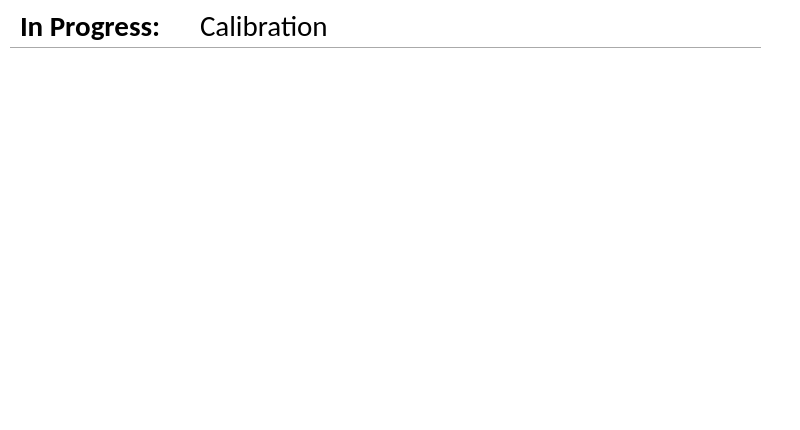
<?xml version="1.0" encoding="UTF-8"?>
<ui version="4.0">
 <class>Form</class>
 <widget class="QWidget" name="Form">
  <property name="geometry">
   <rect>
    <x>0</x>
    <y>0</y>
    <width>800</width>
    <height>430</height>
   </rect>
  </property>
  <property name="windowTitle">
   <string>Form</string>
  </property>
  <property name="styleSheet">
   <string notr="true">background-color: rgb(255, 255, 255);</string>
  </property>
  <widget class="QLabel" name="label">
   <property name="geometry">
    <rect>
     <x>20</x>
     <y>10</y>
     <width>321</width>
     <height>31</height>
    </rect>
   </property>
   <property name="font">
    <font>
     <family>Calibri</family>
     <pointsize>22</pointsize>
     <weight>75</weight>
     <bold>true</bold>
    </font>
   </property>
   <property name="text">
    <string>In Progress:</string>
   </property>
  </widget>
  <widget class="QLabel" name="measurementLabel">
   <property name="geometry">
    <rect>
     <x>200</x>
     <y>10</y>
     <width>571</width>
     <height>31</height>
    </rect>
   </property>
   <property name="font">
    <font>
     <family>Calibri</family>
     <pointsize>22</pointsize>
    </font>
   </property>
   <property name="styleSheet">
    <string notr="true">background-color: rgb(255, 255, 255);</string>
   </property>
   <property name="text">
    <string>Calibration</string>
   </property>
  </widget>
  <widget class="Line" name="line">
   <property name="geometry">
    <rect>
     <x>10</x>
     <y>40</y>
     <width>751</width>
     <height>16</height>
    </rect>
   </property>
   <property name="orientation">
    <enum>Qt::Horizontal</enum>
   </property>
  </widget>
  <widget class="QWidget" name="gridLayoutWidget_2">
   <property name="geometry">
    <rect>
     <x>20</x>
     <y>60</y>
     <width>751</width>
     <height>361</height>
    </rect>
   </property>
   <layout class="QGridLayout" name="gridLayout_2"/>
  </widget>
 </widget>
 <resources/>
 <connections/>
</ui>
